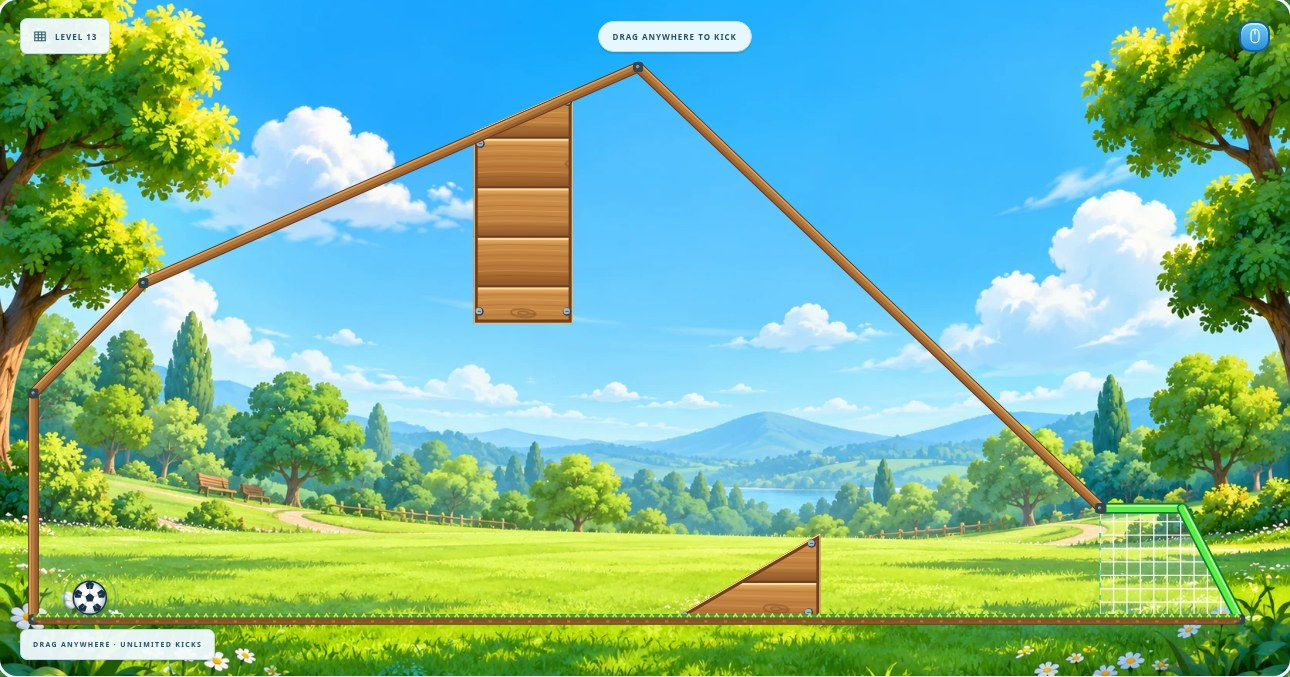
#> input picture docs/park-evidence/arena-13.jpg, 1290 x 677 px, given in place of arena-1.jpg, which was not available
$ python art-contact-sheet.py
#> lines starting #> are read from the running program, lines starting #| are printed output that depends on the picture; pictures that were not available may be replaced by others from this repository, and a replacement may not be noted
"""Rebuild Park & Treeline review sheets from browser captures (requires Pillow)."""
from pathlib import Path
from PIL import Image, ImageDraw
root = Path(__file__).resolve().parents[1] / 'docs' / 'park-evidence'
for start, count, columns, width, row_height, filename in [
    (1, 20, 4, 1600, 320, 'all-20-levels.jpg'),
    (1, 10, 2, 1400, 370, 'levels-1-10.jpg'),
    (11, 10, 2, 1400, 370, 'levels-11-20.jpg'),
]:
    cell = width // columns
    sheet = Image.new('RGB', (width, ((count + columns - 1)//columns)*row_height), '#e4f5ff')
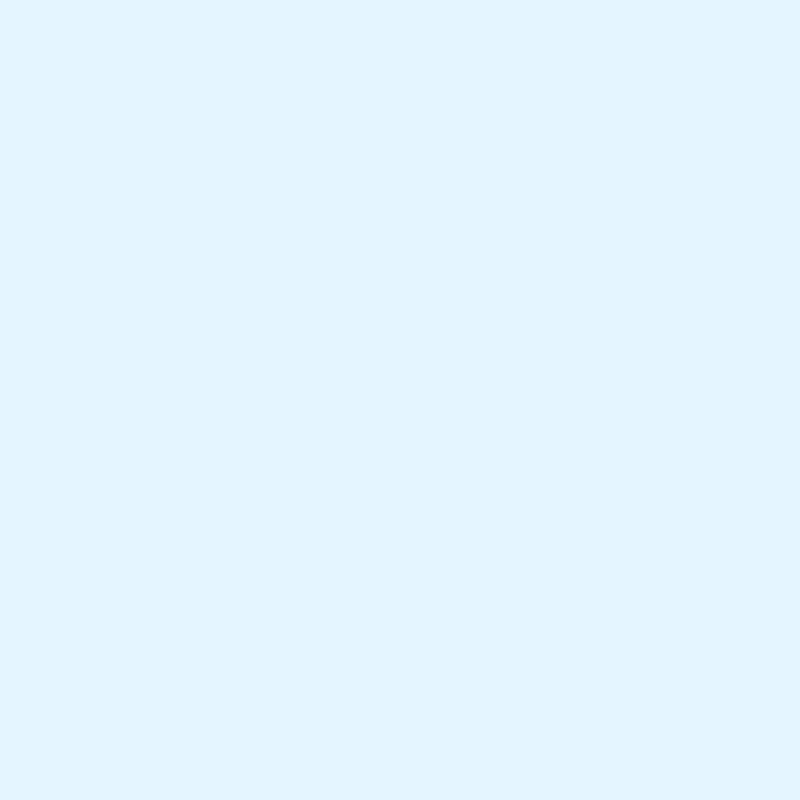
#> sheet: PIL image 1600x1600 RGB (shown at 1/2 size); mean R, G, B 228, 245, 255
    draw = ImageDraw.Draw(sheet)
    for j, level in enumerate(range(start, start + count)):
        picture = Image.open(root / f'arena-{level}.jpg')
#> picture is the input picture: PIL image 1290x677 RGB; mean R, G, B 121.8, 181.9, 152.9
        picture.thumbnail((cell-20, row_height-40))
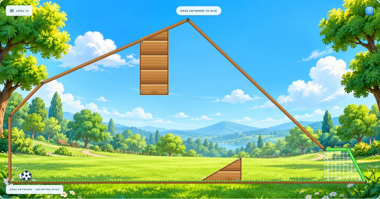
#> picture: PIL image 380x199 RGB; mean R, G, B 121.7, 181.9, 152.8
        x, y = (j % columns)*cell + 10, (j // columns)*row_height + 32
        sheet.paste(picture, (x, y))
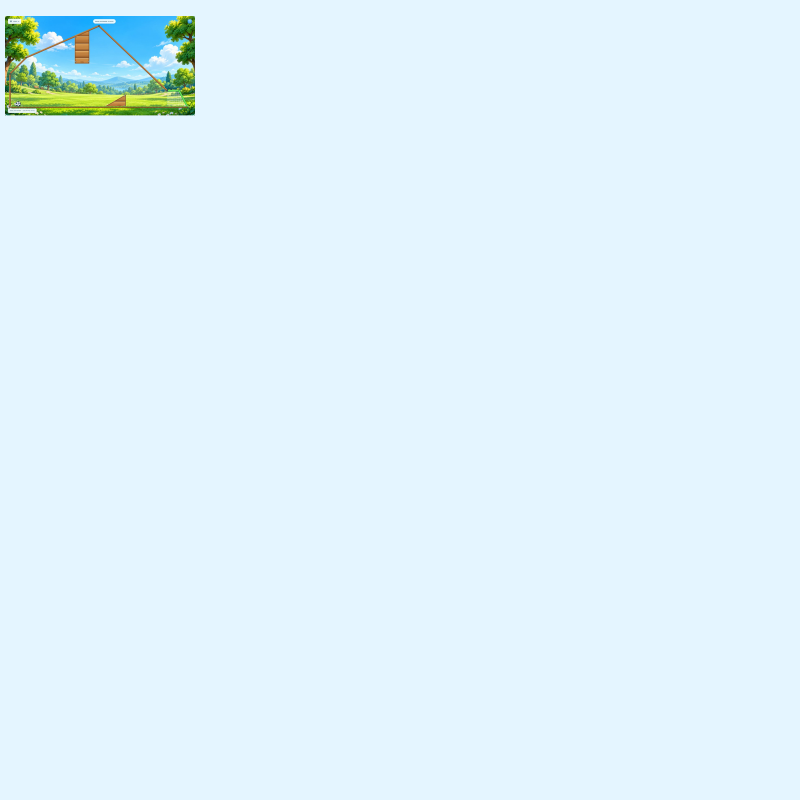
#> sheet: PIL image 1600x1600 RGB (shown at 1/2 size); mean R, G, B 224.9, 243.1, 252
#> (the run stopped early here; a loop or call above may not have finished)

$ run again, on docs/park-evidence/arena-14.jpg
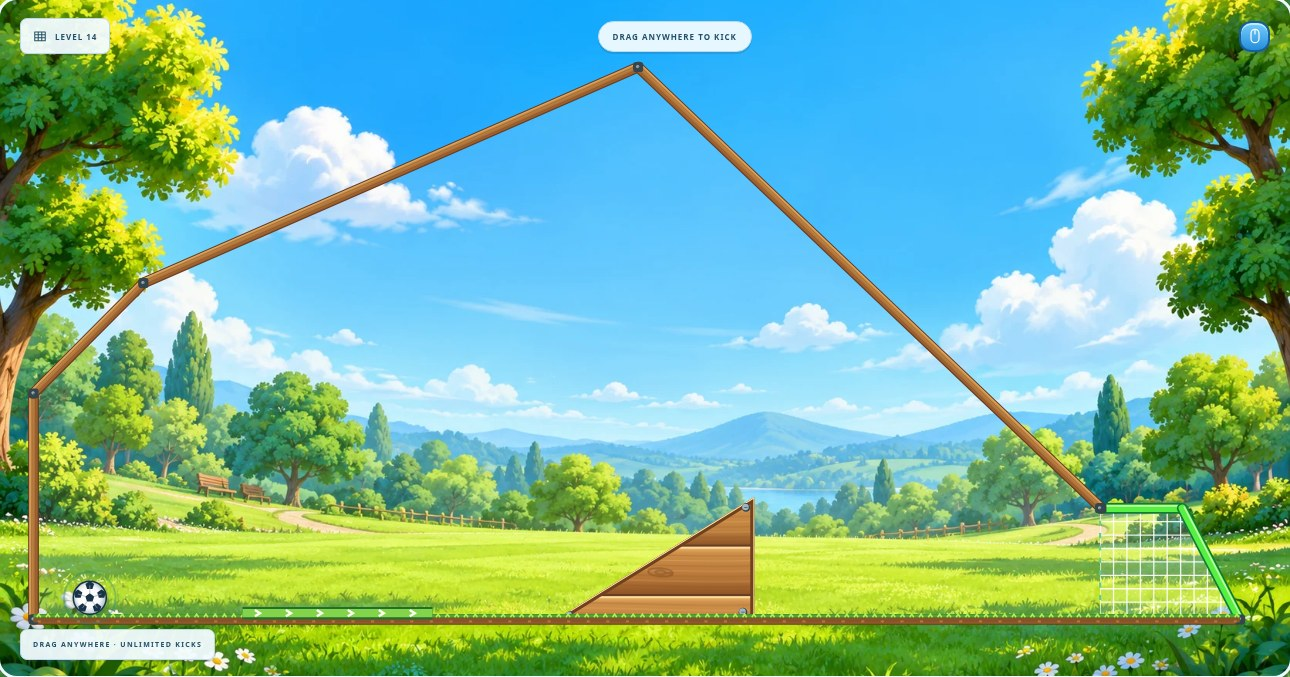
#> input picture docs/park-evidence/arena-14.jpg, 1290 x 677 px, given in place of arena-1.jpg, which was not available
#> picture is the input picture: PIL image 1290x677 RGB; mean R, G, B 119.7, 183, 157
#> `picture.thumbnail((cell-20, row_height-40))`:
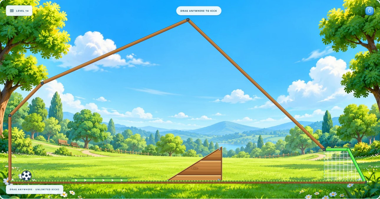
#> picture: PIL image 380x199 RGB; mean R, G, B 119.6, 182.9, 156.9
